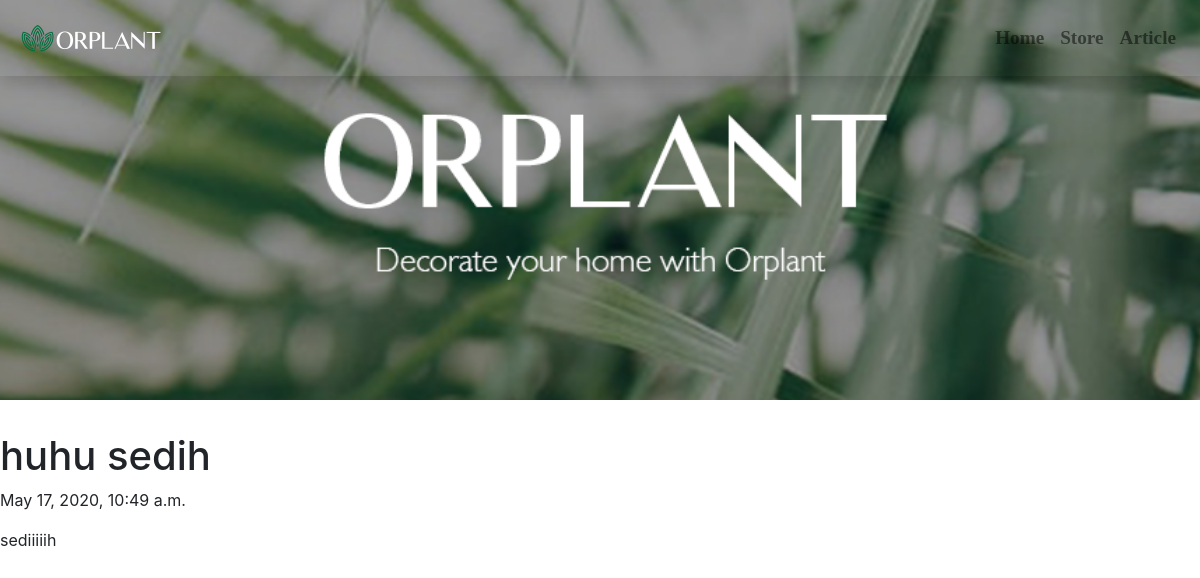
The app's page /artikel/singlepost/huhu-sedih/ with its own data.
### artikel/models.py (models this page shows, shortened)
class PostModel(models.Model):
	judul		= models.CharField(max_length=255)
	body		= models.TextField()
	publish		= models.DateTimeField(auto_now_add = True)
	slug		= models.SlugField(blank=True, editable = False)
	author		= models.CharField(max_length = 100)

### artikel/views.py (the view)
# urls.py: url(r'^singlepost/(?P<slugInput>[\w-]+)/$', views.detailPost, name='single'),
def detailPost(request,slugInput):
     posts = PostModel.objects.get(slug=slugInput);
     context = {
          'title':'Orplant',
          'Posts':posts,
     }
     return render(request,'artikel/detail.html',context)

### artikel/templates/artikel/detail.html
{% extends "base.html" %}
{% block content %}
<h1>{{Posts.judul}}</h1>
<p>{{Posts.publish}}</p>
<p>{{Posts.body}}</p>
{% endblock content %}

### records on screen
PostModel: judul "huhu sedih", publish "May 17, 2020, 10:49 a.m.", body "sediiiiih"
